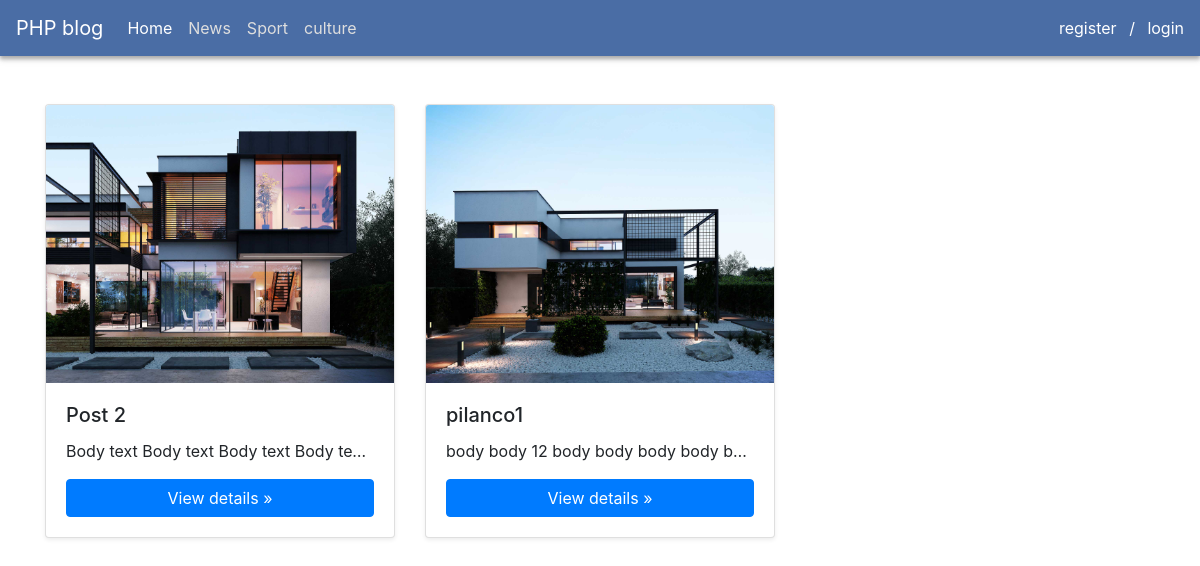
The page / on the database its author committed.
### tables this page shows
CREATE TABLE `categories` (
  `id` int(11) NOT NULL,
  `name` varchar(90) NOT NULL,
  `updated_at` datetime DEFAULT NULL,
  `created_at` datetime DEFAULT NULL
);

CREATE TABLE `posts` (
  `id` int(11) NOT NULL,
  `title` varchar(255) NOT NULL,
  `body` text NOT NULL,
  `cat_id` int(11) NOT NULL,
  `status` tinyint(4) NOT NULL DEFAULT 10,
  `image` text NOT NULL,
  `updated_at` datetime DEFAULT NULL,
  `created_at` datetime NOT NULL
);

### functions/helpers.php (called while the page is built, shortened)
<?php
function asset($FILE)
{
    return trim(BASE_URL, '/ ') . '/' . trim($FILE, '/ ');
}
function url($URL)
{
    return trim(BASE_URL, '/ ') . '/' . trim($URL, '/ ');
}

### index.php (the view, shortened to what this page needs)
<?php
require_once 'functions/helpers.php';
require_once 'functions/PDO_Connection.php';
?>
<!DOCTYPE html>
<html lang="en">
<head>
    <link rel="stylesheet" href="<?= asset('assets/css/bootstrap.min.css') ?>" media="all" type="text/css">
    <link rel="stylesheet" href="<?= asset('assets/css/style.css') ?>" media="all" type="text/css">
</head>
<body>
    <section id="app">
        <?php require_once 'layouts/top-nav.php' ?>
        <section class="container my-5">
            <section class="row">
                <?php
                global $connection;
                $query = "SELECT `id`, `title`, `body`, `image` FROM `posts` WHERE `status` = 10";
                $statement = $connection->prepare($query);
                $statement->execute();
                $posts = $statement->fetchAll();
                foreach ($posts as $post) {
                    ?>
                    <section class="col-md-4 mb-4">
                        <div class="card h-100 shadow-sm">
                            <?php if (!empty($post->image)): ?>
                                <a href="<?= URL('detail.php?id=') . $post->id ?>"><img
                                        src="<?= asset($post->image) ?>" class="card-img-top img-fluid"
                                        alt="<?= htmlspecialchars($post->title) ?>"></a>
                            <?php endif; ?>
                            <div class="card-body d-flex flex-column">
                                <h5 class="card-title text-truncate"><?= htmlspecialchars($post->title) ?></h5>
                                <p class="card-text text-truncate"><?= substr(strip_tags($post->body), 0, 60) . '...' ?></p>
                                <a href="<?= URL('detail.php?id=') . $post->id ?>" class="btn btn-primary mt-auto">View
                                    details »</a>
                            </div>
                        </div>
                    </section>
                <?php } ?>
            </section>
        </section>
    </section>
</body>
</html>

### layouts/top-nav.php (shortened to what this page needs)
<nav class="navbar navbar-expand-lg navbar-dark bg-blue ">
    <a class="navbar-brand " href="<?= url('panel') ?>">PHP blog</a>
    <div class="collapse navbar-collapse " id="navbarSupportedContent ">
        <ul class="navbar-nav mr-auto ">
            <li class="nav-item active ">
                <a class="nav-link " href="<?= url('index.php') ?>">Home <span class="sr-only ">(current)</span></a>
            </li>
            <?php
            global $connection;
            $query = "SELECT * FROM `php_project`.`categories`";
            $statement = $connection->prepare($query);
            $statement->execute();
            $categories = $statement->fetchAll();
            foreach ($categories as $category) {
            ?>
                <li class="nav-item ">
                    <a class="nav-link " href="<?= URL('category.php?id=') . $category->id ?>"><?= $category->name ?></a>
                </li>
            <?PHP } ?>
        </ul>
    </div>
    <section class="d-inline ">
        <?php if (isset($_SESSION['user'])) { ?>
            <a class="text-decoration-none text-white px-2 " href="<?= url('auth/logout.php') ?>">logout</a>
        <?php } else { ?>
            <a class="text-decoration-none text-white" href="<?= url('auth/register.php') ?>">register</a>
            <a class="text-decoration-none text-white px-2 ">/</a>
            <a class="text-decoration-none text-white" href="<?= url('auth/login.php') ?>">login</a>
        <?php } ?>
    </section>
</nav>

### assets/css/style.css (style rules this page uses)
.bg-blue { background-color: rgb(74,109,165); box-shadow: 0px 3px 4px #aaaaaa, 0px 4px 8px #ededed; }
.nav-link { color: #dedede!important; }
.active > .nav-link { color: #ffffff!important; }

### rows shown on the page
categories: name "News"
categories: name "Sport"
categories: name "culture"
posts: image (picture), title "Post 2", body "Body text Body text Body text Body te…"
posts: image (picture), title "pilanco1", body "body body 12 body body body body b…"
